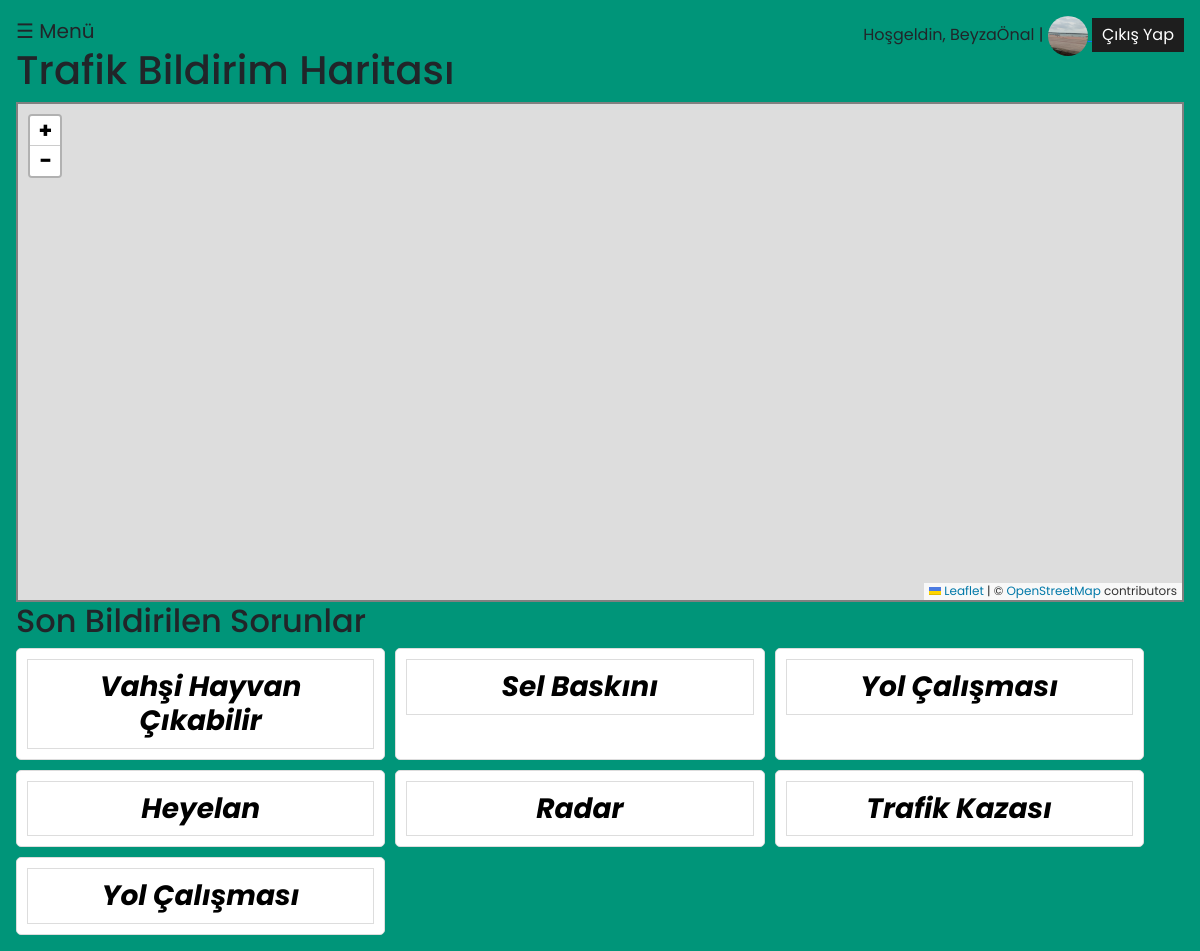
The app's page / (signed in) with its own data.
### kullanicilar/models.py (models this page shows, shortened)
class UserProfile(models.Model):
    user = models.OneToOneField(User, on_delete=models.CASCADE)
    profile_picture = models.ImageField(upload_to='profile_pictures/', null=True, blank=True)
    theme = models.CharField(max_length=20, choices=[('dark', 'Dark'), ('light', 'Light')], default='light')
    language = models.CharField(max_length=20, choices=[('tr', 'Türkçe'), ('en', 'English')], default='tr')

### haritalar/models.py (models this page shows, shortened)
class TrafikSorunu(models.Model):
    konum = models.CharField(max_length=255)
    KATEGORI_SECENEKLERI = (
        ('Yol Çalışması', 'Yol Çalışması'),
        ('Trafik Kazası', 'Trafik Kazası'),
        ('Radar', 'Radar'),
        ('Sel Baskını', 'Sel Baskını'),
        ('Heyelan', 'Heyelan'),
        ('Trafik Lambası Arızası', 'Trafik Lambası Arızası'),
        ('Yolda Çökme', 'Yolda Çökme'),
        ('Vahşi Hayvan Çıkabilir', 'Vahşi Hayvan Çıkabilir'),
    )
    kategori = models.CharField(max_length=255, choices=KATEGORI_SECENEKLERI)
    aciklama = models.TextField(blank=True)
    tarih = models.DateTimeField(auto_now_add=True)
    kullanici = models.ForeignKey(User, on_delete=models.CASCADE)
    oylar = models.IntegerField(default=0)
    puan = models.IntegerField(default=0)
    oy_verenler = models.ManyToManyField(User, related_name='oy_verilen_sorunlar', blank=True)
    gorsel = models.ImageField(upload_to='sorun_gorselleri/', blank=True, null=True)

### haritalar/views.py (the view)
# urls.py: path('', harita_views.index, name='index'),
def index(request):
    sorunlar = TrafikSorunu.objects.all().order_by('-tarih')
    return render(request, 'haritalar/index.html', {'sorunlar': sorunlar})

### templates/haritalar/index.html (shortened to what this page needs)
{% extends 'base.html' %}
{% block content %}
  <h1>Trafik Bildirim Haritası</h1>
  <div id="map" style="height: 500px;"></div>
  <h2>Son Bildirilen Sorunlar</h2>
  <div class="sorun-listesi">
    {% for sorun in sorunlar %}
      <a href="{% url 'sorun_detay' sorun.id %}" class="sorun-item">
        <div class="sorun-icerik">
          <h3>{{ sorun.kategori }}</h3>
        </div>
      </a>
    {% endfor %}
  </div>
{% endblock %}

### templates/base.html (shortened to what this page needs)
<!DOCTYPE html>
<html>
<head>
  <link rel="stylesheet" href="https://unpkg.com/leaflet/dist/leaflet.css" />
  <link href="https://cdn.jsdelivr.net/npm/bootstrap@5.3.0-alpha3/dist/css/bootstrap.min.css" rel="stylesheet">
  {% load static %}
  <link rel="stylesheet" type="text/css" href="{% static 'style.css' %}">
</head>
<body class="{% if user.userprofile.theme == 'dark' %}dark{% endif %}">
  <div id="main">
    <nav>
      {% if user.is_authenticated %}
      <span style="font-size:20px;cursor:pointer" onclick="openNav()">&#9776; Menü</span>
      <div style="float: right;">
         Hoşgeldin, {{ user.username }} |
        <a href="{% url 'profil' %}">
          <img src="{% if user.userprofile.profile_picture %}{{ user.userprofile.profile_picture.url }}{% else %}{% static 'images/logo.png' %}{% endif %}" style="width: 40px; height: 40px; border-radius: 50%;">
        </a>
        <form method="post" action="{% url 'logout' %}" style="display: inline;">
          <button type="submit"
            style="background-color: #1E1E1E; color: #ffffff; border: none; padding: 5px 10px; cursor: pointer;">Çıkış
            Yap</button>
        </form>
      </div>
      {% else %}
      <div class="auth-links">
        <a href="{% url 'login' %}" class="login">Giriş Yap</a>
        <a href="{% url 'register' %}" class="register">Kayıt Ol</a>
      </div>
      {% endif %}
    </nav>
    {% block content %}{% endblock %}
  </div>
</body>
</html>

### static/images/css/style.css (style rules this page uses)
* { margin: 0; padding: 0; box-sizing: border-box; font-family: 'Poppins', sans-serif; }
body { min-height: 100vh; width: 100%; background: #009579; transition: background-color 0.3s, color 0.3s; }
.sorun-listesi { display: flex; flex-wrap: wrap; gap: 20px; }
.sorun-item { display: block; width: calc(33.33% - 20px); box-sizing: border-box; padding: 15px; border: 1px solid #ddd; border-radius: 5px; text-decoration: none; color: inherit; transition: transform 0.2s, box-shadow 0.2s; }
.sorun-icerik { text-align: center; }

### templates/base.html (style rules this page uses)
body { margin: 0; font-family: sans-serif; transition: background-color 0.3s, color 0.3s; }
#map { border: 2px solid gray; width: 100%; }
#main { transition: margin-left .5s; padding: 16px; }
.sorun-listesi { display: flex; flex-wrap: wrap; gap: 10px; }
.sorun-item { width: calc(33.33% - 20px); box-sizing: border-box; background-color: white; text-decoration: none; padding: 10px; }
.sorun-item h3 { color: black; font-weight: bold; font-style: italic; margin: 0; }
.sorun-icerik { padding: 10px; border: 1px solid #ddd; }

### records on screen
TrafikSorunu: kategori "Vahşi Hayvan Çıkabilir"
TrafikSorunu: kategori "Sel Baskını"
TrafikSorunu: kategori "Yol Çalışması"
TrafikSorunu: kategori "Heyelan"
TrafikSorunu: kategori "Radar"
TrafikSorunu: kategori "Trafik Kazası"
TrafikSorunu: kategori "Yol Çalışması"

### other values on screen
{{ user.username }} "BeyzaÖnal"
